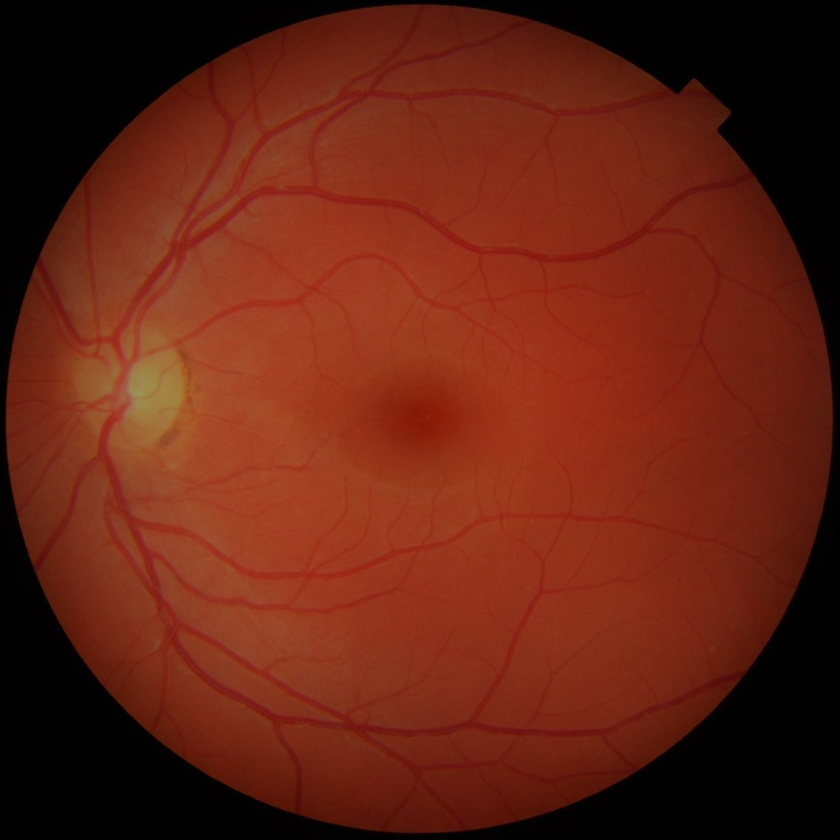
#> input picture DIP_2019_A1/eye.png, 840 x 840 px, shrunk from 1200 x 1200 before the run, found by its file name
$ jupyter execute q6_3.ipynb   (shell and % lines are left out)
#> lines starting #> are read from the running program, lines starting #| are printed output that depends on the picture
### Write a function histMatching which takes an input image and a reference image and applies histogram Matching on the input image by matching the histogram with that of the reference image. Use eye.png and eyeref.png (converted to grayscale) as the input and reference images respectively.

[cell 1]

import cv2
import numpy as np
from collections import Counter
from PIL import Image
from matplotlib import pyplot as plt

[cell 2]
def hist_match(source, template):

    oldshape = source.shape
    source = source.ravel()
    template = template.ravel()

    s_values, bin_idx, s_counts = np.unique(source, return_inverse=True, return_counts=True)
    t_values, t_counts = np.unique(template, return_counts=True)

    s_quantiles = np.cumsum(s_counts).astype(np.float64)
    s_quantiles /= s_quantiles[-1]
    t_quantiles = np.cumsum(t_counts).astype(np.float64)
    t_quantiles /= t_quantiles[-1]

    interp_t_values = np.interp(s_quantiles, t_quantiles, t_values)

    return interp_t_values[bin_idx].reshape(oldshape)

[cell 3]
img1 = './DIP_2019_A1/eye.png'
img1 = cv2.imread(img1, 0)
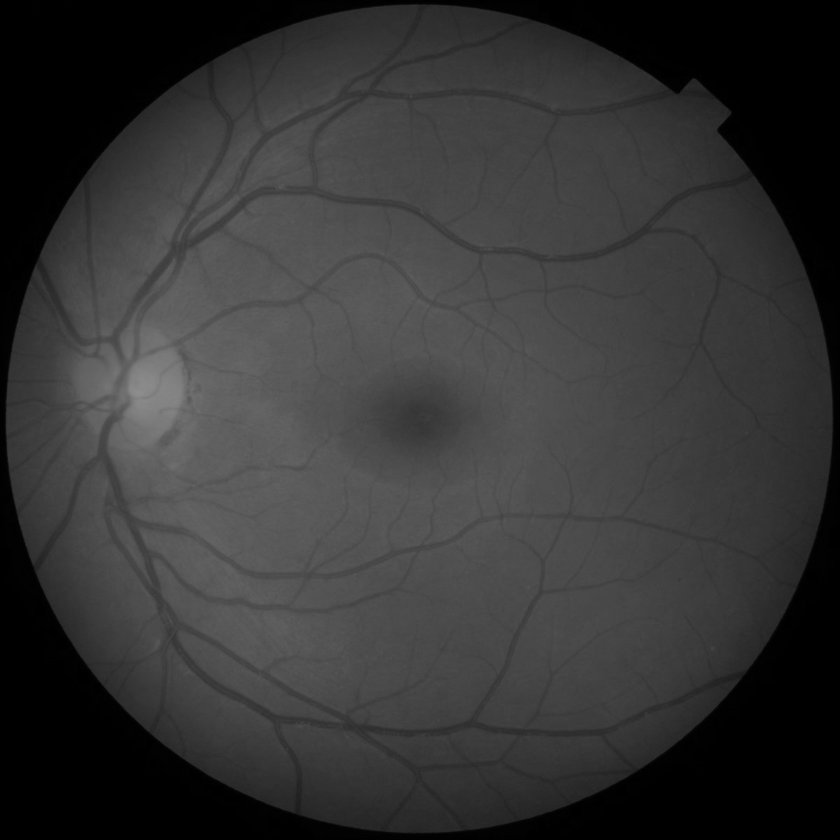
#> img1: shape (840, 840); min 0, max 143, mean 52.6

img2 = './DIP_2019_A1/eyeref.png'
img2 = cv2.imread(img2, 0)
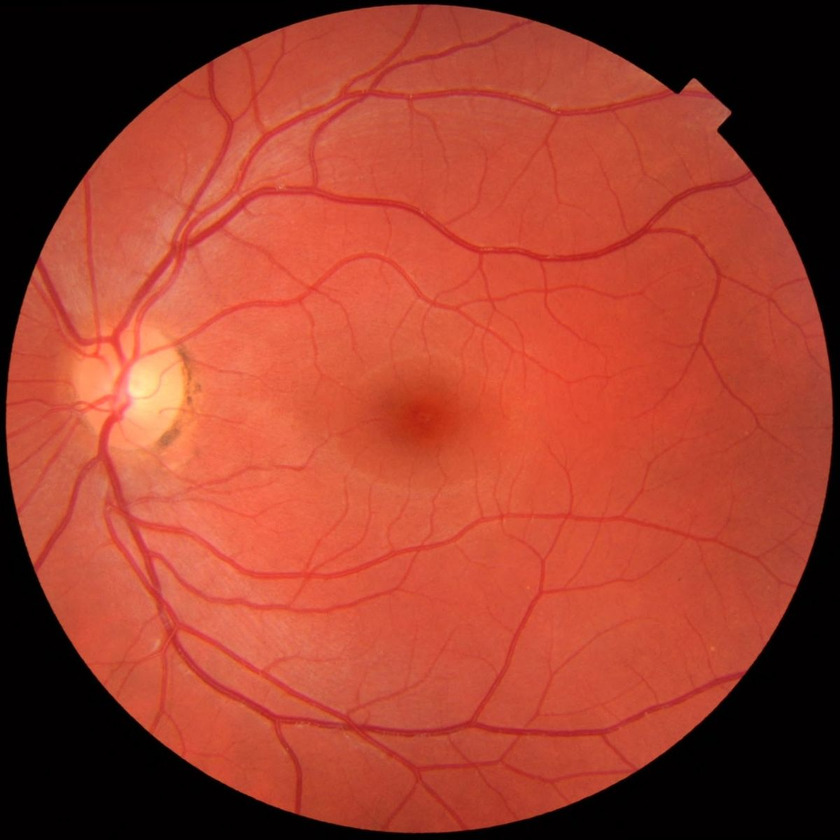
#> input picture DIP_2019_A1/eyeref.png, 840 x 840 px, shrunk from 1200 x 1200 before the run, found by its file name
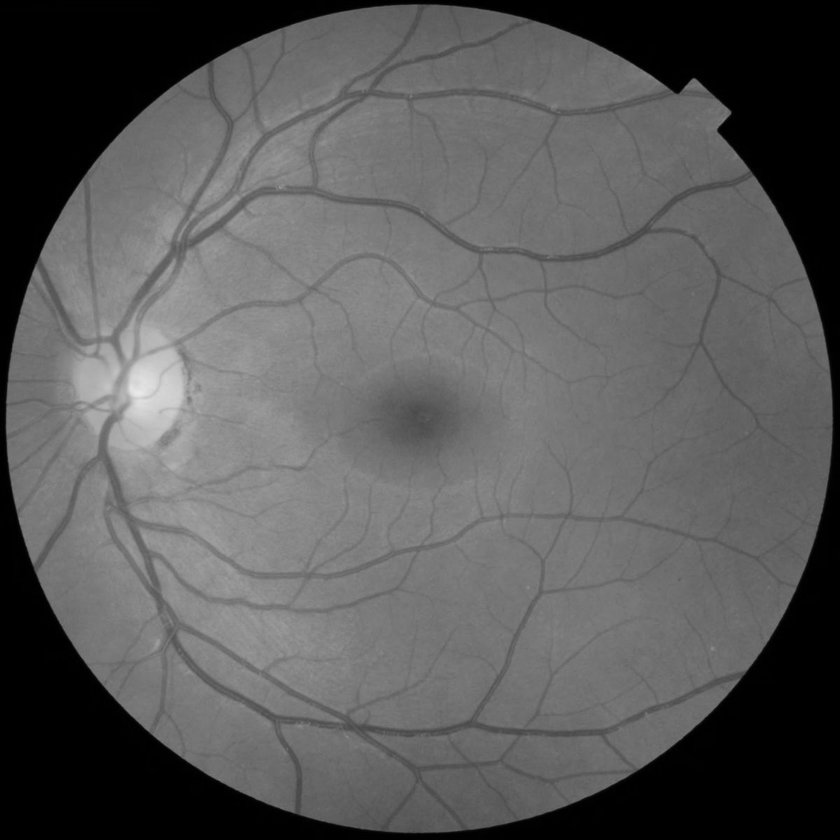
#> img2: shape (840, 840); min 0, max 234, mean 89.7

[cell 4]
matched = hist_match(img1, img2)
#> in hist_match, `s_values, bin_idx, s_counts = np.unique(source, return_inverse=True, r..`: s_values = 144 values from 0 to 143; s_counts = 144 values, max 127021 at index 0, min 1 at index 143, mean 4900
#> in hist_match, `t_values, t_counts = np.unique(template, return_counts=True)`: t_values = 235 values from 0 to 234; t_counts = 235 values, max 141139 at index 0, min 3 at index 234, mean 3002.6
#> in hist_match, `s_quantiles = np.cumsum(s_counts).astype(np.float64)`: s_quantiles = 144 values from 127021 to 705600
#> in hist_match, `s_quantiles /= s_quantiles[-1]`: s_quantiles = 144 values from 0.18 to 1
#> in hist_match, `t_quantiles = np.cumsum(t_counts).astype(np.float64)`: t_quantiles = 235 values from 141139 to 705600
#> in hist_match, `t_quantiles /= t_quantiles[-1]`: t_quantiles = 235 values from 0.2 to 1
#> in hist_match, `interp_t_values = np.interp(s_quantiles, t_quantiles, t_values)`: interp_t_values = 144 values from 0 to 234

[cell 5]
res = Image.fromarray(matched)
